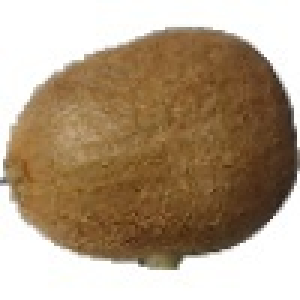
#> input picture kaggle_images/Kiwi/r_208_100.jpg, 100 x 100 px, found by its file name (shown 3 times larger)
$ jupyter execute Untitled.ipynb   (older library calls are emulated)
#> lines starting #> are read from the running program, lines starting #| are printed output that depends on the picture; after the words box and inside, x2 and y2 are one past the last pixel; in counts of white or black regions, pixels touching at a corner belong together
[cell 1]
import cv2
import numpy as np
from matplotlib import pyplot as plt
from random import randint


#from IPython.core.interactiveshell import InteractiveShell
#InteractiveShell.ast_node_interactivity = "all"

[cell 2]
#read image
img = cv2.imread('../train/Pear/r_208_100.jpg')
#> img is the input picture: shape (100, 100, 3); mean B, G, R 131.6, 155.8, 176
img = cv2.cvtColor(img, cv2.COLOR_BGR2RGB)
plt.imshow(img)

[cell 3]
shape=img.shape
#> shape = (100, 100, 3)
w=shape[1]
#> w = 100
h=shape[0]
#> h = 100

base_size=h+20,w+20,3
#> base_size = (120, 120, 3)
#make a 3 channel image for base which is slightly larger than target img
base=np.zeros(base_size,dtype=np.uint8)
cv2.rectangle(base,(0,0),(w+20,h+20),(255,255,255),30)#really thick white rectangle
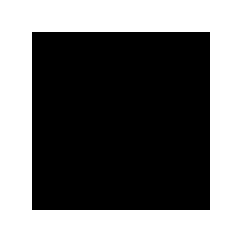
#> base: shape (120, 120, 3) (shown 2 times larger); 45% white; 1 white region, box (x1, y1, x2, y2) and area: (0, 0, 120, 120) 6479
base[10:h+10,10:w+10]=img #this works
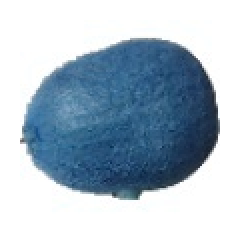
#> base: shape (120, 120, 3) (shown 2 times larger); mean of channels 0, 1, 2 200.1, 186.1, 169.3; drawn as B, G, R
img=base

[cell 4]
plt.imshow(img)

[cell 5]
#converting image to graysclae to find threshold
gray = cv2.cvtColor(img, cv2.COLOR_BGR2GRAY)
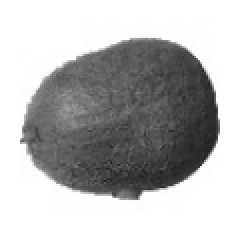
#> gray: shape (120, 120) (shown 2 times larger); min 30, max 255, mean 182.7
gray = cv2.bilateralFilter(gray, 11, 17, 17)
ret, thresh = cv2.threshold(img, 127, 255, cv2.THRESH_BINARY)
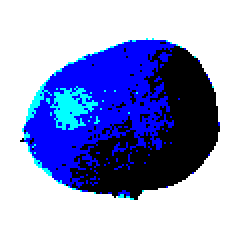
#> thresh: shape (120, 120, 3) (shown 2 times larger); mean of channels 0, 1, 2 206.4, 157.5, 149.2; drawn as B, G, R

[cell 6]
#finding image edges and enhancing them
edged = cv2.Canny(gray, 50, 100)
#> edged: shape (120, 120); 2.6% white in thin lines or dots, all inside (x1, y1, x2, y2) = (10, 19, 110, 100)
kernel = cv2.getStructuringElement(cv2.MORPH_RECT, (7, 7))
dilated = cv2.dilate(edged, kernel)
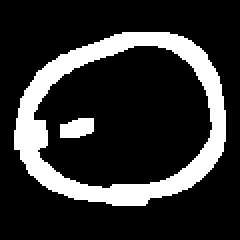
#> dilated: shape (120, 120) (shown 2 times larger); 19.1% white; 2 white regions

[cell 7]
#show image with edges
plt.imshow(edged)

[cell 8]
#show image with enhanced edges
plt.imshow(dilated)

[cell 9]
#get enhanced image contours
_, cnts, _ = cv2.findContours(dilated.copy(), cv2.RETR_EXTERNAL, cv2.CHAIN_APPROX_SIMPLE)
#> cnts = 1 contour; box (x1, y1, x2, y2) and area: (7, 16, 113, 103) 7215

[cell 10]
mask = np.zeros_like(img)

[cell 11]
#insert fruit area of original image onto a new image with black background

#creating new black image same size as the original
out = np.zeros_like(img)

#selecting all the pixels from mask that are white and replace them with those same
#pixels from the original image (that correspond to the pixels of the fruit)
out[mask==255] = img[mask==255]
#> out: shape (120, 120, 3); every value is 0

cv2.fillPoly(mask, pts =cnts, color=(255,255,255))
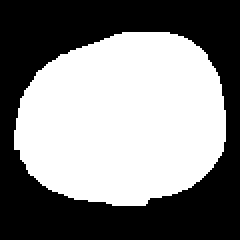
#> mask: shape (120, 120, 3) (shown 2 times larger); 51.1% white; 1 black region, box (x1, y1, x2, y2) and area: (0, 0, 120, 120) 7041

[cell 12]
#show the mask we created
plt.imshow(mask)

[cell 13]
#put back all 3 color dimensions on the mask
img2 = img.copy()
mask[:,:,1] = mask[:,:,0]
mask[:,:,2] = mask[:,:,0]
img2[mask!=255] = 0
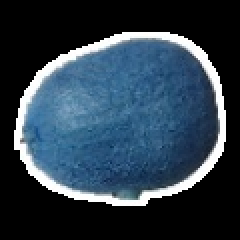
#> img2: shape (120, 120, 3) (shown 2 times larger); mean of channels 0, 1, 2 75.5, 61.5, 44.8; drawn as B, G, R
plt.imshow(img2)

[cell 14]
#get all the rgb values for the mask
r = img2[:,:,0]
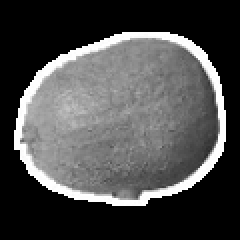
#> r: shape (120, 120) (shown 2 times larger); min 0, max 255, mean 75.5
g = img2[:,:,1]
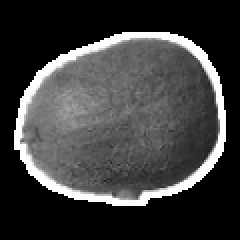
#> g: shape (120, 120) (shown 2 times larger); min 0, max 255, mean 61.5
b = img2[:,:,2]
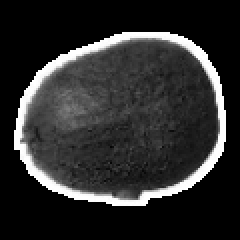
#> b: shape (120, 120) (shown 2 times larger); min 0, max 255, mean 44.8

[cell 15]
#filter all the rgb values for the mask to eliminate the ones that are 0 (black)
r = r[r!=0]
#> r = 7359 values, max 255 at index 0, min 41 at index 5530, mean 147.8
g = g[g!=0]
#> g = 7359 values, max 255 at index 0, min 32 at index 5328, mean 120.3
b = b[b!=0]
#> b = 7359 values, max 255 at index 5, min 4 at index 5072, mean 87.58

[cell 16]
#find color by calculating the mean of each color component
[int(r.mean()), int(g.mean()), int(b.mean())]
#> Out = [147, 120, 87]

$ run again, with kaggle_images/Kiwi/r_116_100.jpg copied over kaggle_images/Kiwi/r_208_100.jpg
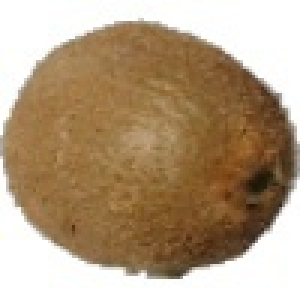
#> input picture kaggle_images/Kiwi/r_116_100.jpg, 100 x 100 px, found by its file name (shown 3 times larger)
#> img is the input picture: shape (100, 100, 3); mean B, G, R 129.3, 156.7, 179.2
#> `edged = cv2.Canny(gray, 50, 100)`:
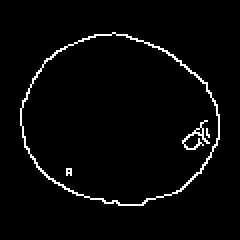
#> edged: shape (120, 120) (shown 2 times larger); 2.9% white in thin lines or dots, all inside (x1, y1, x2, y2) = (10, 16, 110, 103)
#> dilated: shape (120, 120); 20.2% white; 1 white region
#> cnts = 1 contour; box (x1, y1, x2, y2) and area: (7, 13, 113, 106) 7613
#> out: shape (120, 120, 3); every value is 0
#> mask: shape (120, 120, 3); 53.9% white; 1 black region, box (x1, y1, x2, y2) and area: (0, 0, 120, 120) 6643
#> `b = img2[:,:,2]`:
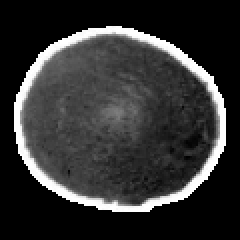
#> b: shape (120, 120) (shown 2 times larger); min 0, max 255, mean 50.2
#> `r = r[r!=0]`: r = 7757 values, max 255 at index 2, min 30 at index 4867, mean 157.4
#> `g = g[g!=0]`: g = 7757 values, max 255 at index 2, min 21 at index 4867, mean 128.3
#> `b = b[b!=0]`: b = 7756 values, max 255 at index 11, min 1 at index 5790, mean 93.22
#> Out = [157, 128, 93]

$ run again, with kaggle_images/Kiwi/r_134_100.jpg copied over kaggle_images/Kiwi/r_208_100.jpg
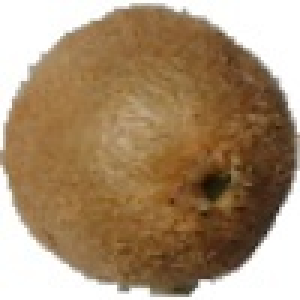
#> input picture kaggle_images/Kiwi/r_134_100.jpg, 100 x 100 px, found by its file name (shown 3 times larger)
#> img is the input picture: shape (100, 100, 3); mean B, G, R 112.2, 141.6, 166.8
#> edged: shape (120, 120); 3.7% white in thin lines or dots, all inside (x1, y1, x2, y2) = (10, 11, 110, 109)
#> dilated: shape (120, 120); 24.5% white; 2 white regions
#> cnts = 1 contour; box (x1, y1, x2, y2) and area: (7, 8, 113, 112) 8515
#> out: shape (120, 120, 3); every value is 0
#> mask: shape (120, 120, 3); 60.2% white; 1 black region, box (x1, y1, x2, y2) and area: (0, 0, 120, 120) 5734
#> `b = img2[:,:,2]`:
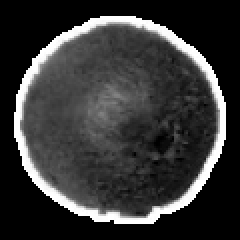
#> b: shape (120, 120) (shown 2 times larger); min 0, max 255, mean 54.4
#> `r = r[r!=0]`: r = 8666 values, max 255 at index 0, min 28 at index 5524, mean 153.3
#> `g = g[g!=0]`: g = 8666 values, max 255 at index 0, min 11 at index 5523, mean 124.2
#> `b = b[b!=0]`: b = 8653 values, max 255 at index 0, min 1 at index 3541, mean 90.47
#> Out = [153, 124, 90]
